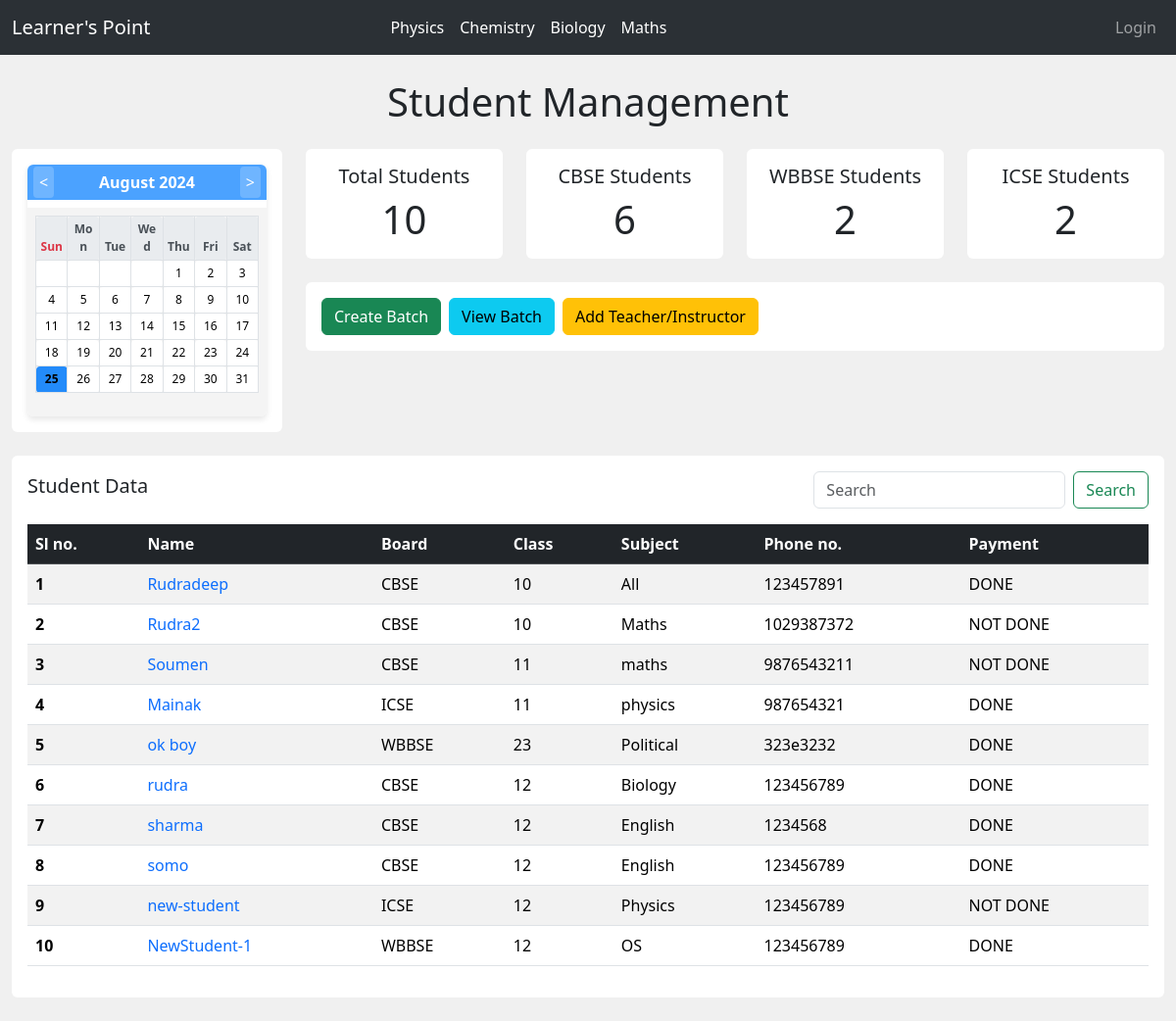
The page / on the database its author committed.
### myapp/models.py (models this page shows, shortened)
class Student(models.Model):
    name = models.CharField(max_length=100)
    phone_number = models.CharField(max_length=15, blank=True)
    board = models.CharField(max_length=50, choices=[('CBSE', 'CBSE'), ('WBBSE', 'WBBSE'), ('ICSE', 'ICSE')])
    student_class = models.IntegerField(choices=[(1,1),(2,2),(3,3),(4,4),(5, 5), (6, 6), (7, 7), (8, 8), (9, 9), (10, 10), (11, 11), (12, 12)])
    payment = models.CharField(max_length=50, choices=[('DONE', 'DONE'), ('NOT DONE', 'NOT DONE')], default='NOT DONE')
    subject = models.CharField(max_length=100, default='All')

### myapp/views.py (the view, shortened to what this page needs)
# urls.py: path('', views.index, name='index'),
def index(request):
    search_query = request.GET.get("search", "")
    students = Student.objects.all()
    total_students = students.count()
    cbse_students = students.filter(board='CBSE').count()
    wbbse_students = students.filter(board='WBBSE').count()
    icse_students = students.filter(board='ICSE').count()
    context = {
        'students': students,
        'total_students': total_students,
        'cbse_students': cbse_students,
        'wbbse_students': wbbse_students,
        'icse_students': icse_students,
        'search': search_query,
        'batch_form': BatchForm(),
    }
    return render(request, 'index.html', context)

### myapp/forms.py
class BatchForm(forms.ModelForm):
    class Meta:
        model = Batch
        fields = ['subject_name', 'batch_name', 'batch_time', 'batch_day', 'start_date', 'class_level', 'class_mode', 'teachers']
        widgets = {
            'subject_name': forms.TextInput(attrs={'class': 'form-control', 'placeholder': 'Enter subject name'}),
            'batch_name': forms.TextInput(attrs={'class': 'form-control', 'placeholder': 'Enter batch name'}),
            'batch_time': forms.TimeInput(attrs={'type': 'time', 'class': 'form-control'}),
            'batch_day': forms.CheckboxSelectMultiple(),
            'start_date': forms.DateInput(attrs={'type': 'date', 'class': 'form-control'}),
            'class_level': forms.Select(attrs={'class': 'form-control', 'placeholder': 'Enter class level'}),
            'class_mode': forms.Select(attrs={'class': 'form-control'}),
            'teachers': forms.SelectMultiple(attrs={'class': 'form-control'}),
        }

### myapp/models.py (called while the page is built)
    def __str__(self):
        return self.name

### templates/index.html (shortened to what this page needs)
{% extends "base.html" %}
{% load static %}
{% block style %}
<link rel="stylesheet" href="{% static 'css/style.css' %}">
{% endblock style %}
{% block body %}
<div class="container-fluid py-4">
    <h1 class="text-center mb-4">Student Management</h1>
    <div class="row g-4">
        <div class="col-lg-3 col-md-4 col-sm-12">
            <div class="card shadow-md border-0">
                <div class="card-body">
                    <div class="calendar">
                        <div class="calendar-header d-flex justify-content-between align-items-center">
                            <button id="prev-month" class="btn btn-outline-primary">&lt;</button>
                            <div class="d-flex flex-grow-1 justify-content-center">
                                <span id="month-year" class="fw-bold"></span>
                            </div>
                            <button id="next-month" class="btn btn-outline-primary">&gt;</button>
                        </div>
                        <div class="calendar-body mt-2">
                            <table class="calendar-table table table-bordered">
                                <thead>
                                    <tr>
                                        <th class="text-danger">Sun</th>
                                        <th>Mon</th>
                                        <th>Tue</th>
                                        <th>Wed</th>
                                        <th>Thu</th>
                                        <th>Fri</th>
                                        <th>Sat</th>
                                    </tr>
                                </thead>
                                <tbody id="calendar-days">
                                </tbody>
                            </table>
                        </div>
                    </div>
                </div>
            </div>
        </div>
        <div class="col-lg-9 col-md-8 col-sm-12">
            <div class="row mb-4">
                <div class="col-md-6 col-lg-3">
                    <div class="card shadow-md text-center border-0">
                        <div class="card-body">
                            <h5 class="card-title">Total Students</h5>
                            <p class="card-text display-6">{{ total_students }}</p>
                        </div>
                    </div>
                </div>
                <div class="col-md-6 col-lg-3">
                    <div class="card shadow-md text-center border-0">
                        <div class="card-body">
                            <h5 class="card-title">CBSE Students</h5>
                            <p class="card-text display-6">{{ cbse_students }}</p>
                        </div>
                    </div>
                </div>
                <div class="col-md-6 col-lg-3">
                    <div class="card shadow-md text-center border-0">
                        <div class="card-body">
                            <h5 class="card-title">WBBSE Students</h5>
                            <p class="card-text display-6">{{ wbbse_students }}</p>
                        </div>
                    </div>
                </div>
                <div class="col-md-6 col-lg-3">
                    <div class="card shadow-md text-center border-0">
                        <div class="card-body">
                            <h5 class="card-title">ICSE Students</h5>
                            <p class="card-text display-6">{{ icse_students }}</p>
                        </div>
                    </div>
                </div>
            </div>
            <div class="card shadow-md border-0 m-0 p-0">
                <div class="card-body">
                    <div class="d-flex justify-content-start gap-2">
                        <a href="#" class="btn btn-success" data-bs-toggle="modal" data-bs-target="#createBatchModal">Create Batch</a>
                        <a href="{% url 'view_batches' %}" class="btn btn-info">View Batch</a>
                        <a href="{% url 'add_teacher' %}" class="btn btn-warning">Add Teacher/Instructor</a>
                    </div>
                </div>
            </div>
        </div>
    </div>
    <div class="card shadow-md border-0 mt-4">
        <div class="card-body">
            <div class="d-flex justify-content-between align-items-center mb-3">
                <h5 class="card-title">Student Data</h5>
                <form method="GET" action="{% url 'index' %}" class="d-inline-flex" role="search">
                    <input class="form-control me-2" type="search" placeholder="Search" aria-label="Search"
                        name="search" value="{{ search }}">
                    <button class="btn btn-outline-success" type="submit">Search</button>
                </form>
            </div>
            <div class="table-responsive"style="max-height: 500px; overflow-y: auto;">
                <table class="table table-striped">
                    <thead class="table-dark sticky-top z-1">
                        <tr>
                            <th scope="col">Sl no.</th>
                            <th scope="col">Name</th>
                            <th scope="col">Board</th>
                            <th scope="col">Class</th>
                            <th scope="col">Subject</th>
                            <th scope="col">Phone no.</th>
                            <th scope="col">Payment</th>
                        </tr>
                    </thead>
                    <tbody>
                        {% for student in students %}
                        <tr>
                            <th scope="row">{{ forloop.counter }}</th>
                            <td class="text-wrap"><a href="{% url 'student_profile' student.id %}"
                                    class="text-decoration-none">{{ student.name}}</a>
                            </td>
                            <td>{{ student.board }}</td>
                            <td>{{ student.student_class }}</td>
                            <td>{{ student.subject }}</td>
                            <td>{{ student.phone_number }}</td>
                            <td>{{ student.payment }}</td>
                        </tr>
                        {% empty %}
                        <tr>
                            <td colspan="7" class="text-center">No students found.</td>
                        </tr>
                        {% endfor %}
                    </tbody>
                </table>
            </div>
        </div>
    </div>
</div>
{% endblock body %}

### static/css/style.css (style rules this page uses)
.calendar { border-radius: 6px; overflow: hidden; box-shadow: 0 3px 6px rgba(0, 0, 0, 0.1); background-color: #fff; }
.calendar-header { background: #4ba2ff; color: white; text-align: center; padding: 6px 0; font-size: 1rem; font-weight: bold; position: relative; }
.calendar-header button { background: rgba(255, 255, 255, 0.2); border: none; color: white; font-size: 1rem; padding: 4px 6px; border-radius: 4px; position: absolute; top: 50%; transform: translateY(-50%); transition: background 0.3s; cursor: pointer; }
#prev-month { left: 6px; }
#next-month { right: 6px; }
.calendar-body { padding: 8px; background-color: #f4f4f4; }
.calendar-table { width: 100%; table-layout: fixed; border-collapse: collapse; }
.calendar-table th, .calendar-table td { text-align: center; padding: 4px; font-size: 0.75rem; background-color: #ffffff; border-radius: 4px; transition: background-color 0.3s; }
.calendar-table th { background-color: #e9ecef; color: #495057; font-weight: bold; }

### rows shown on the page
Student: name "Rudradeep", board "CBSE", student_class "10", subject "All", phone_number "123457891", payment "DONE"
Student: name "Rudra2", board "CBSE", student_class "10", subject "Maths", phone_number "1029387372", payment "NOT DONE"
Student: name "Soumen", board "CBSE", student_class "11", subject "maths", phone_number "9876543211", payment "NOT DONE"
Student: name "Mainak", board "ICSE", student_class "11", subject "physics", phone_number "987654321", payment "DONE"
Student: name "ok boy", board "WBBSE", student_class "23", subject "Political", phone_number "323e3232", payment "DONE"
Student: name "rudra", board "CBSE", student_class "12", subject "Biology", phone_number "123456789", payment "DONE"
Student: name "sharma", board "CBSE", student_class "12", subject "English", phone_number "1234568", payment "DONE"
Student: name "somo", board "CBSE", student_class "12", subject "English", phone_number "123456789", payment "DONE"
Student: name "new-student", board "ICSE", student_class "12", subject "Physics", phone_number "123456789", payment "NOT DONE"
Student: name "NewStudent-1", board "WBBSE", student_class "12", subject "OS", phone_number "123456789", payment "DONE"

### other values the page prints
{{ total_students }} "10"
{{ cbse_students }} "6"
{{ wbbse_students }} "2"
{{ icse_students }} "2"
